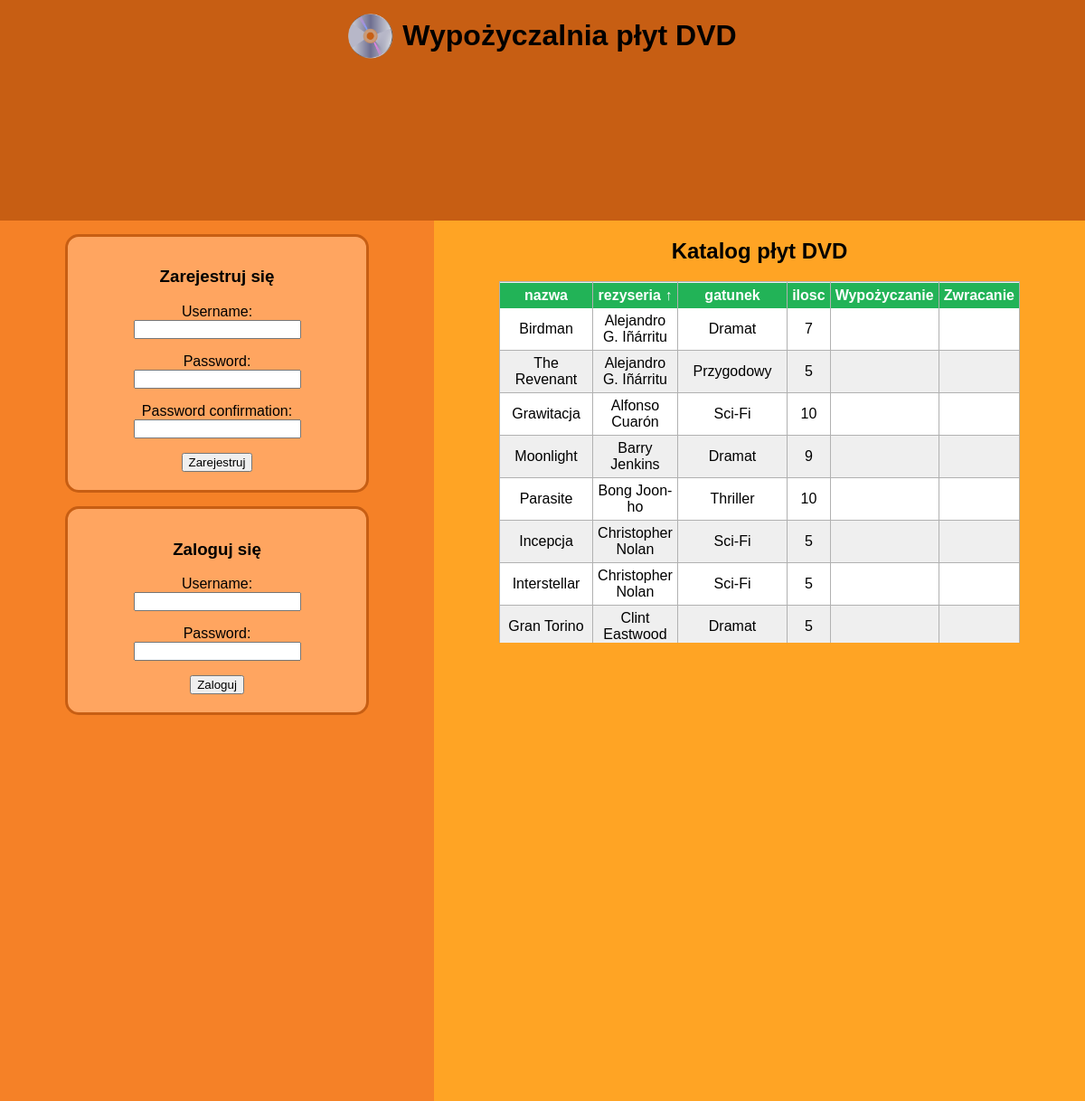
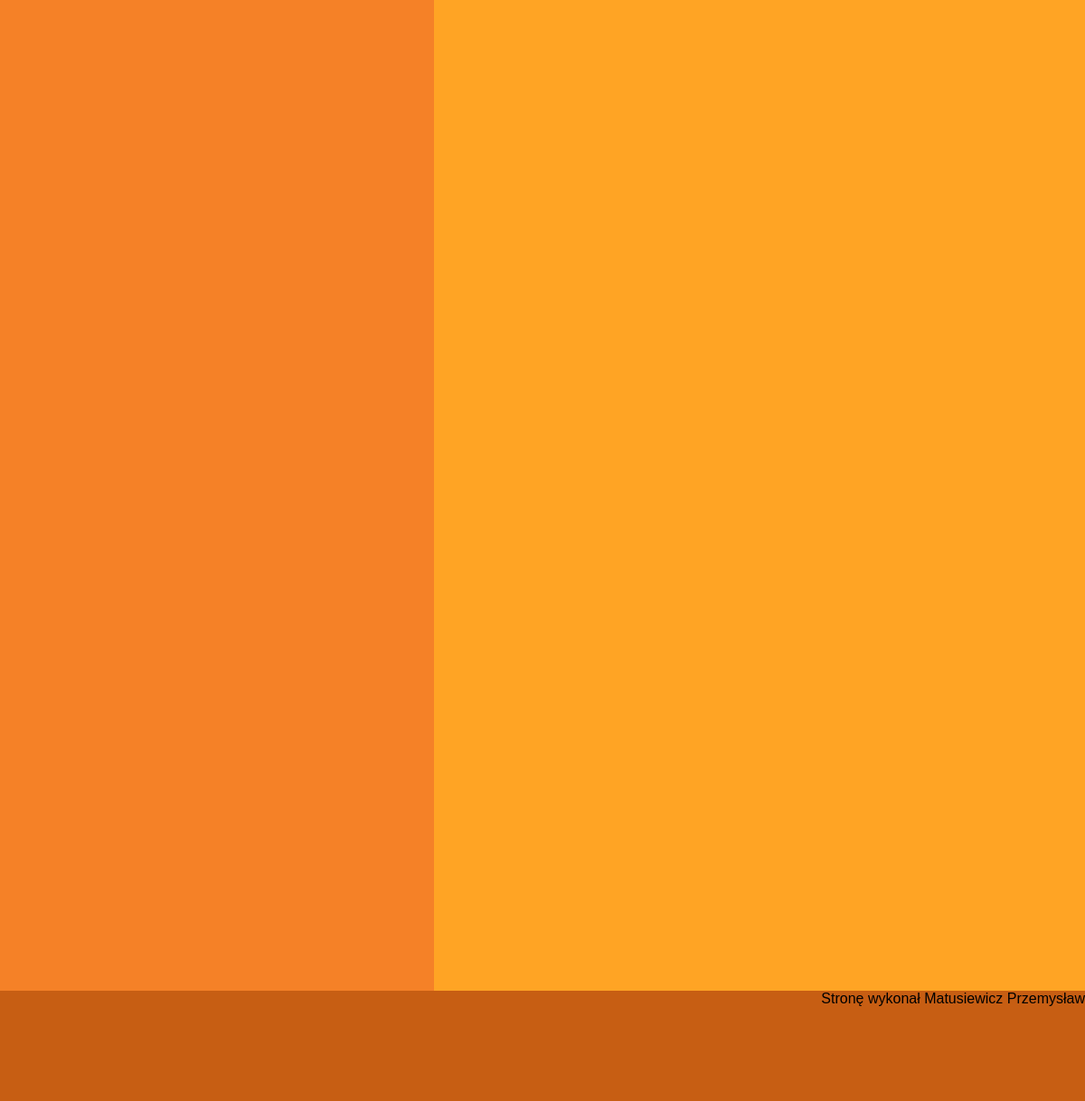
Page /?sortowanie=rezyseria&kolejnosc=asc on the committed database (2 pictures, top to bottom).
### main/models.py (models this page shows, shortened)
class Katalog(models.Model):
    nazwa = models.CharField(max_length=100)
    rezyseria = models.CharField(max_length=100)
    gatunek = models.CharField(max_length=100)
    ilosc = models.IntegerField()

### main/views.py (the view, shortened to what this page needs)
# urls.py: path('', views.index, name='index'),
def index(request):
    template_data = {}
    template_data['formularz_rejestracji'] = CustomUserCreationForm()
    template_data['formularz_logowania'] = AuthenticationForm()
    template_data['uzytkownik'] = request.user
    pole_sortowania = request.GET.get('sortowanie', 'nazwa')
    kolejnosc = request.GET.get('kolejnosc', 'asc')
    template_data['kolejnosc'] = kolejnosc
    template_data['pole_sortowania'] = pole_sortowania
    if kolejnosc == 'asc':
        sortowanie = pole_sortowania
    else:
        sortowanie = f"-{pole_sortowania}"
    template_data['filmy'] = Katalog.objects.all().order_by(sortowanie)
    if request.user.is_authenticated:
        wypozyczone_katalogi = Katalog.objects.filter(wypozyczenia__uzytkownik = request.user).order_by('nazwa').distinct()
        wypozyczone_id = wypozyczone_katalogi.values_list('id', flat=True)
        template_data['wypozyczone_katalogi'] = wypozyczone_katalogi
        template_data['wypozyczenia_id'] = wypozyczone_id
    return render(request, 'main/index.html', {
        "template_data": template_data
    })

### main/templates/main/index.html (shortened to what this page needs)
<!DOCTYPE html>
<html lang="pl">
{% load static %}
    <head>
        <link rel="stylesheet" href="{% static 'style.css' %}">
    </head>
    <body>
        <header>
            <div class="zawartosc_headera">
                <img src="{% static 'plyta.png'%}" alt="plyta dvd" width="50px" style="float: left">
                <h1>Wypożyczalnia płyt DVD</h1>
            </div>
        </header>
        <main>
            <div class="formularze">
                {% if template_data.uzytkownik.is_authenticated == False %}
                <form method='post' class='formularz_logowania'>
                    <h3>Zarejestruj się</h3>
                    {{ template_data.formularz_rejestracji.as_p }}
                    <button type='submit' name='rejestracja'>Zarejestruj</button>
                </form>
                <form method='post' class='formularz_logowania'>
                    <h3>Zaloguj się</h3>
                    {{template_data.formularz_logowania.as_p}}
                    <button type='submit' name='login'>Zaloguj</button>
                </form>
                {% endif %}
            </div>
        </main>
        <section>
            <h2>Katalog płyt DVD</h2>
            <div class="tabela">
                <table>
                    <tr>
                        <th>
                            <a href="?sortowanie=nazwa&kolejnosc={% if template_data.kolejnosc == 'asc' and template_data.pole_sortowania == 'nazwa' %}desc{% else %}asc{% endif %}">nazwa
                            </a>
                        </th>
                        <th>
                            <a
                                href="?sortowanie=rezyseria&kolejnosc={% if template_data.kolejnosc == 'asc' and template_data.pole_sortowania == 'rezyseria' %}desc{% else %}asc{% endif %}">rezyseria
                                {% if template_data.pole_sortowania == 'rezyseria' %}
                                    {% if template_data.kolejnosc == 'asc' %}
                                        ↑
                                    {% else %}
                                        ↓
                                    {% endif %}
                                {% endif %}
                            </a>
                        </th>
                        <th>
                            <a
                                href="?sortowanie=gatunek&kolejnosc={% if template_data.kolejnosc == 'asc' and template_data.pole_sortowania == 'gatunek' %}desc{% else %}asc{% endif %}">gatunek
                            </a>
                        </th>
                        <th>
                            <a
                                href="?sortowanie=ilosc&kolejnosc={% if template_data.kolejnosc == 'asc' and template_data.pole_sortowania == 'ilosc' %}desc{% else %}asc{% endif %}">ilosc
                            </a>
                        </th>
                        <th>Wypożyczanie</th>
                        <th>Zwracanie</th>
                    </tr>
                    {% for film in template_data.filmy %}
                    <tr>
                        <td>{{film.nazwa}}</td>
                        <td>{{film.rezyseria}}</td>
                        <td>{{film.gatunek}}</td>
                        <td>{{film.ilosc}}</td>
                        <td>
                        </td>
                        <td>
                        </td>
                    </tr>
                    {% endfor %}
                </table>
            </div>
        </section>
        <footer>
            <p>Stronę wykonał Matusiewicz Przemysław</p>
        </footer>
    </body>
</html>

### main/static/style.css (style rules this page uses)
body, html { height: 100%; margin: auto; text-align: center; font-family: 'Trebuchet MS', 'Lucida Sans Unicode', 'Lucida Grande', 'Lucida Sans', Arial, sans-serif; }
header { background-color: #c75e13; width: 100%; height: 10%; float: left; }
.zawartosc_headera { display: flex; align-items: center; justify-content: center; gap: 10px; }
main { background-color: #f58127; width: 40%; height: 85%; float: left; overflow-y: auto; }
table, td, th { margin: auto; text-align: center; border: 1px rgb(177, 177, 177) solid; border-collapse: collapse; padding: 5px; }
tr:nth-child(even) { background-color: white; }
tr:nth-child(odd) { background-color: rgb(239, 239, 239); }
th { background-color: #22b357; color: white; position: sticky; top: 0; }
label { display: block; }
table { width: 80%; }
.tabela { height: 400px; width: 80%; margin: auto; overflow-y: scroll; }
.tabela > table { width: 100%; }
section { background-color: #ffa424; width: 60%; height: 85%; float: left; }
footer { background-color: #c75e13; width: 100%; height: 5%; clear: both; text-align: right; }
.formularz_logowania, .lista_wypozyczonych { background-color: rgb(255, 165, 96); margin: 15px auto; width: 300px; padding: 15px; padding-bottom: 20px; border: solid #c75e13 3px; border-radius: 15px; }
a { text-decoration: none; color: white; }

### rows in the picture
Katalog: nazwa "Birdman", rezyseria "Alejandro G. Iñárritu", gatunek "Dramat", ilosc "7"
Katalog: nazwa "The Revenant", rezyseria "Alejandro G. Iñárritu", gatunek "Przygodowy", ilosc "5"
Katalog: nazwa "Grawitacja", rezyseria "Alfonso Cuarón", gatunek "Sci-Fi", ilosc "10"
Katalog: nazwa "Moonlight", rezyseria "Barry Jenkins", gatunek "Dramat", ilosc "9"
Katalog: nazwa "Parasite", rezyseria "Bong Joon-ho", gatunek "Thriller", ilosc "10"
Katalog: nazwa "Incepcja", rezyseria "Christopher Nolan", gatunek "Sci-Fi", ilosc "5"
Katalog: nazwa "Interstellar", rezyseria "Christopher Nolan", gatunek "Sci-Fi", ilosc "5"
Katalog: nazwa "Gran Torino", rezyseria "Clint Eastwood", gatunek "Dramat", ilosc "5"
